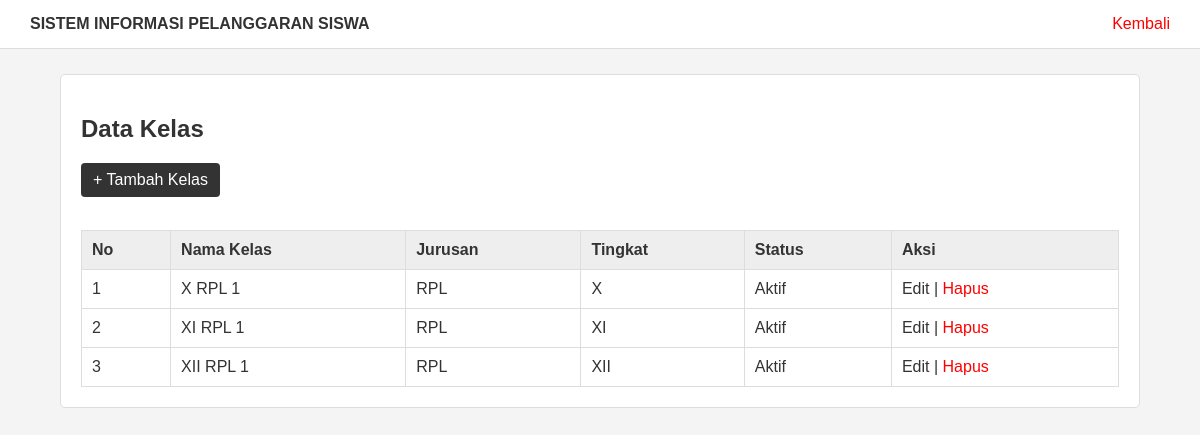
/kelas.php (signed in), run on the app's committed database.
### tables this page shows
CREATE TABLE `kelas` (
  `id` int(11) NOT NULL,
  `nama_kelas` varchar(50) NOT NULL,
  `jurusan` varchar(100) DEFAULT NULL,
  `tingkat` varchar(10) DEFAULT NULL,
  `status_aktif` tinyint(1) DEFAULT 1
);

### kelas.php (the view, shortened to what this page needs)
<?php
include "database.php";
$query = mysqli_query($koneksi, "SELECT * FROM kelas");
?>
<!DOCTYPE html>
<html>
<head>
    <link rel="stylesheet" href="style.css">
</head>
<body>
<div class="header">
    <b>SISTEM INFORMASI PELANGGARAN SISWA</b>
    <a href="dashboard.php">Kembali</a>
</div>
<div class="container">
    <div class="box">
        <h2>Data Kelas</h2>
        <a href="tambah_kelas.php" class="btn-tambah">
            + Tambah Kelas
        </a>
        <br><br>
        <table>
            <tr>
                <th>No</th>
                <th>Nama Kelas</th>
                <th>Jurusan</th>
                <th>Tingkat</th>
                <th>Status</th>
                <th>Aksi</th>
            </tr>
            <?php
            $no = 1;
            while ($data = mysqli_fetch_assoc($query)) {
            ?>
            <tr>
                <td><?= $no++; ?></td>
                <td>
                    <?= htmlspecialchars($data['nama_kelas']); ?>
                </td>
                <td>
                    <?= htmlspecialchars($data['jurusan'] ?? '-'); ?>
                </td>
                <td>
                    <?= htmlspecialchars($data['tingkat'] ?? '-'); ?>
                </td>
                <td>
                    <?= $data['status_aktif'] == 1
                        ? 'Aktif'
                        : 'Tidak Aktif'; ?>
                </td>
                <td>
                    <a
                        href="edit_kelas.php?id=<?= $data['id']; ?>"
                        class="btn-edit">
                        Edit
                    </a>
                    |
                    <a
                        href="hapus_kelas.php?id=<?= $data['id']; ?>"
                        class="btn-hapus"
                        onclick="return confirm('Yakin ingin menghapus kelas ini?')">
                        Hapus
                    </a>
                </td>
            </tr>
            <?php } ?>
        </table>
    </div>
</div>
</body>
</html>

### style.css (style rules this page uses)
* { box-sizing: border-box; }
body { margin: 0; font-family: Arial, sans-serif; background: #f4f4f4; color: #333; }
.header { background: white; border-bottom: 1px solid #ddd; padding: 15px 30px; }
.header a { float: right; color: red; text-decoration: none; }
.container { width: 90%; max-width: 1100px; margin: 25px auto; }
.box { background: white; border: 1px solid #ddd; border-radius: 5px; padding: 20px; margin-bottom: 20px; }
table { width: 100%; border-collapse: collapse; background: white; }
table th, table td { border: 1px solid #ddd; padding: 10px; text-align: left; }
table th { background: #eee; }
.btn-tambah { display: inline-block; padding: 8px 12px; background: #333; color: white; text-decoration: none; border-radius: 4px; margin-bottom: 15px; }
.btn-edit { color: #333; text-decoration: none; }
.btn-hapus { color: red; text-decoration: none; }

### data on the page
kelas: nama_kelas "X RPL 1", jurusan "RPL", tingkat "X", status_aktif "Aktif"
kelas: nama_kelas "XI RPL 1", jurusan "RPL", tingkat "XI", status_aktif "Aktif"
kelas: nama_kelas "XII RPL 1", jurusan "RPL", tingkat "XII", status_aktif "Aktif"
